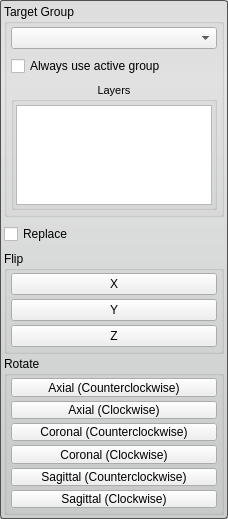
<?xml version="1.0" encoding="UTF-8"?>
<ui version="4.0">
 <class>FlipToolInterface</class>
 <widget class="QWidget" name="FlipToolInterface">
  <property name="geometry">
   <rect>
    <x>0</x>
    <y>0</y>
    <width>228</width>
    <height>519</height>
   </rect>
  </property>
  <property name="sizePolicy">
   <sizepolicy hsizetype="Preferred" vsizetype="Fixed">
    <horstretch>0</horstretch>
    <verstretch>0</verstretch>
   </sizepolicy>
  </property>
  <property name="sizeIncrement">
   <size>
    <width>0</width>
    <height>0</height>
   </size>
  </property>
  <property name="windowTitle">
   <string>Flip Tool</string>
  </property>
  <property name="styleSheet">
   <string notr="true">QWidget#FlipToolInterface{
	border-radius: 3px;
	border: 1px solid rgb(80, 80,80);
	background-color: qlineargradient(spread:pad, x1:0.5, y1:0, x2:0.5, y2:0.960227, stop:0 rgba(221, 221, 221, 255), stop:0.155779 rgba(228, 228, 228, 255), stop:1 rgba(202, 204, 204, 255));      
}</string>
  </property>
  <layout class="QVBoxLayout" name="verticalLayout_3">
   <property name="spacing">
    <number>2</number>
   </property>
   <property name="margin">
    <number>4</number>
   </property>
   <item>
    <widget class="QGroupBox" name="target_groupbox_">
     <property name="title">
      <string>Target Group</string>
     </property>
     <property name="flat">
      <bool>false</bool>
     </property>
     <layout class="QVBoxLayout" name="verticalLayout_4">
      <property name="leftMargin">
       <number>4</number>
      </property>
      <property name="topMargin">
       <number>2</number>
      </property>
      <property name="rightMargin">
       <number>4</number>
      </property>
      <property name="bottomMargin">
       <number>4</number>
      </property>
      <item>
       <widget class="QWidget" name="widget_9" native="true">
        <layout class="QVBoxLayout" name="verticalLayout_5">
         <property name="spacing">
          <number>2</number>
         </property>
         <property name="margin">
          <number>0</number>
         </property>
         <item>
          <widget class="QWidget" name="widget_10" native="true">
           <property name="minimumSize">
            <size>
             <width>0</width>
             <height>24</height>
            </size>
           </property>
           <property name="maximumSize">
            <size>
             <width>16777215</width>
             <height>24</height>
            </size>
           </property>
           <layout class="QHBoxLayout" name="horizontalLayout_6">
            <property name="spacing">
             <number>0</number>
            </property>
            <property name="margin">
             <number>0</number>
            </property>
            <item>
             <widget class="QComboBox" name="target_group_">
              <property name="sizePolicy">
               <sizepolicy hsizetype="Ignored" vsizetype="Fixed">
                <horstretch>0</horstretch>
                <verstretch>0</verstretch>
               </sizepolicy>
              </property>
             </widget>
            </item>
           </layout>
          </widget>
         </item>
        </layout>
       </widget>
      </item>
      <item>
       <widget class="QWidget" name="widget_2" native="true">
        <property name="minimumSize">
         <size>
          <width>0</width>
          <height>20</height>
         </size>
        </property>
        <layout class="QHBoxLayout" name="horizontalLayout_2">
         <property name="spacing">
          <number>0</number>
         </property>
         <property name="margin">
          <number>0</number>
         </property>
         <item>
          <widget class="QCheckBox" name="use_active_group_">
           <property name="text">
            <string>Always use active group</string>
           </property>
          </widget>
         </item>
        </layout>
       </widget>
      </item>
      <item>
       <widget class="QGroupBox" name="groupBox">
        <property name="font">
         <font>
          <pointsize>8</pointsize>
         </font>
        </property>
        <property name="title">
         <string>Layers</string>
        </property>
        <property name="alignment">
         <set>Qt::AlignCenter</set>
        </property>
        <property name="flat">
         <bool>true</bool>
        </property>
        <property name="checkable">
         <bool>false</bool>
        </property>
        <layout class="QVBoxLayout" name="verticalLayout_6">
         <property name="spacing">
          <number>2</number>
         </property>
         <property name="leftMargin">
          <number>2</number>
         </property>
         <property name="topMargin">
          <number>4</number>
         </property>
         <property name="rightMargin">
          <number>2</number>
         </property>
         <property name="bottomMargin">
          <number>2</number>
         </property>
         <item>
          <widget class="QListWidget" name="layer_list_">
           <property name="enabled">
            <bool>true</bool>
           </property>
           <property name="sizePolicy">
            <sizepolicy hsizetype="Ignored" vsizetype="Fixed">
             <horstretch>0</horstretch>
             <verstretch>0</verstretch>
            </sizepolicy>
           </property>
           <property name="minimumSize">
            <size>
             <width>0</width>
             <height>100</height>
            </size>
           </property>
           <property name="maximumSize">
            <size>
             <width>16777215</width>
             <height>100</height>
            </size>
           </property>
           <property name="frameShape">
            <enum>QFrame::StyledPanel</enum>
           </property>
           <property name="selectionMode">
            <enum>QAbstractItemView::MultiSelection</enum>
           </property>
           <property name="resizeMode">
            <enum>QListView::Adjust</enum>
           </property>
          </widget>
         </item>
        </layout>
       </widget>
      </item>
     </layout>
    </widget>
   </item>
   <item>
    <widget class="QWidget" name="widget" native="true">
     <property name="minimumSize">
      <size>
       <width>0</width>
       <height>30</height>
      </size>
     </property>
     <layout class="QHBoxLayout" name="horizontalLayout">
      <property name="spacing">
       <number>0</number>
      </property>
      <property name="margin">
       <number>0</number>
      </property>
      <item>
       <widget class="QCheckBox" name="replace_checkbox_">
        <property name="text">
         <string>Replace</string>
        </property>
       </widget>
      </item>
     </layout>
    </widget>
   </item>
   <item>
    <widget class="QGroupBox" name="flipGroupBox">
     <property name="title">
      <string>Flip</string>
     </property>
     <layout class="QVBoxLayout" name="verticalLayout">
      <property name="spacing">
       <number>4</number>
      </property>
      <property name="leftMargin">
       <number>4</number>
      </property>
      <property name="topMargin">
       <number>2</number>
      </property>
      <property name="rightMargin">
       <number>4</number>
      </property>
      <property name="bottomMargin">
       <number>4</number>
      </property>
      <item>
       <widget class="QPushButton" name="flip_x_button_">
        <property name="text">
         <string>X</string>
        </property>
       </widget>
      </item>
      <item>
       <widget class="QPushButton" name="flip_y_button_">
        <property name="text">
         <string>Y</string>
        </property>
       </widget>
      </item>
      <item>
       <widget class="QPushButton" name="flip_z_button_">
        <property name="text">
         <string>Z</string>
        </property>
       </widget>
      </item>
     </layout>
    </widget>
   </item>
   <item>
    <widget class="QGroupBox" name="rotateGroupBox">
     <property name="minimumSize">
      <size>
       <width>0</width>
       <height>134</height>
      </size>
     </property>
     <property name="title">
      <string>Rotate</string>
     </property>
     <layout class="QVBoxLayout" name="verticalLayout_2">
      <property name="spacing">
       <number>4</number>
      </property>
      <property name="leftMargin">
       <number>4</number>
      </property>
      <property name="topMargin">
       <number>2</number>
      </property>
      <property name="rightMargin">
       <number>4</number>
      </property>
      <property name="bottomMargin">
       <number>4</number>
      </property>
      <item>
       <widget class="QPushButton" name="rotate_axial_ccw_button_">
        <property name="text">
         <string>Axial (Counterclockwise)</string>
        </property>
       </widget>
      </item>
      <item>
       <widget class="QPushButton" name="rotate_axial_cw_button_">
        <property name="text">
         <string>Axial (Clockwise)</string>
        </property>
       </widget>
      </item>
      <item>
       <widget class="QPushButton" name="rotate_coronal_ccw_button_">
        <property name="text">
         <string>Coronal (Counterclockwise)</string>
        </property>
       </widget>
      </item>
      <item>
       <widget class="QPushButton" name="rotate_coronal_cw_button_">
        <property name="text">
         <string>Coronal (Clockwise)</string>
        </property>
       </widget>
      </item>
      <item>
       <widget class="QPushButton" name="rotate_sagittal_ccw_button_">
        <property name="text">
         <string>Sagittal (Counterclockwise)</string>
        </property>
       </widget>
      </item>
      <item>
       <widget class="QPushButton" name="rotate_sagittal_cw_button_">
        <property name="text">
         <string>Sagittal (Clockwise)</string>
        </property>
       </widget>
      </item>
     </layout>
    </widget>
   </item>
  </layout>
 </widget>
 <resources/>
 <connections/>
</ui>
